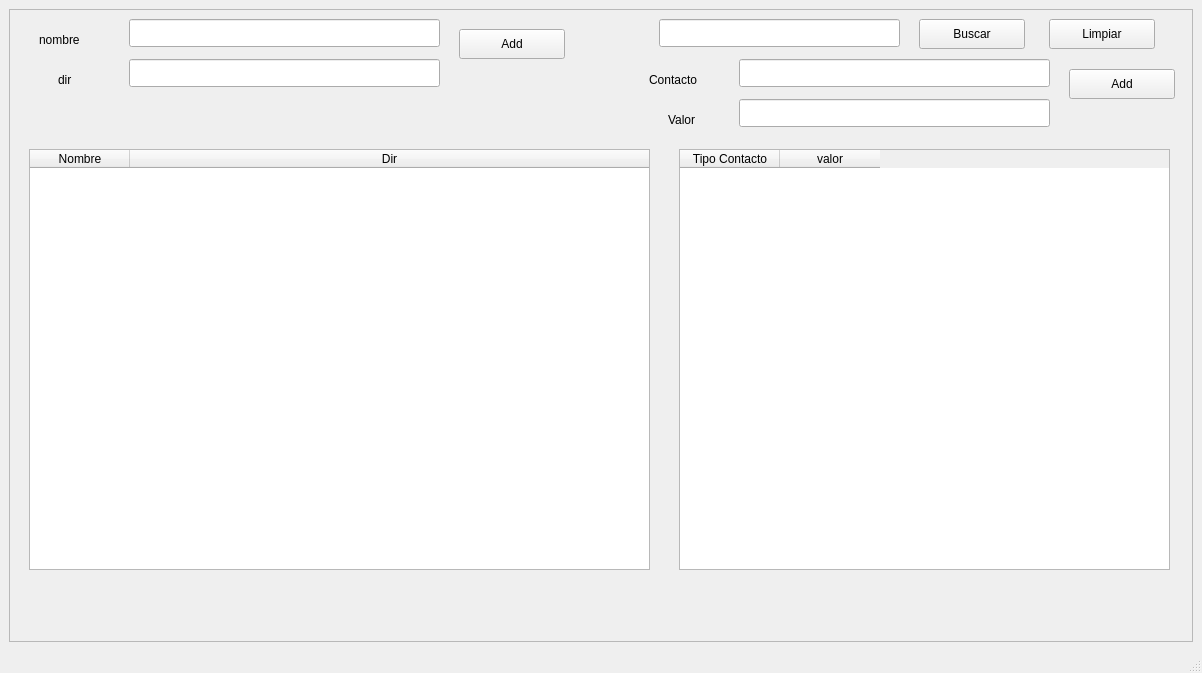
<?xml version="1.0" encoding="UTF-8"?>
<ui version="4.0">
 <class>MainWindow</class>
 <widget class="QMainWindow" name="MainWindow">
  <property name="geometry">
   <rect>
    <x>0</x>
    <y>0</y>
    <width>1202</width>
    <height>673</height>
   </rect>
  </property>
  <property name="windowTitle">
   <string>MainWindow</string>
  </property>
  <widget class="QWidget" name="centralwidget">
   <layout class="QVBoxLayout" name="verticalLayout">
    <item>
     <widget class="QFrame" name="frame">
      <property name="frameShape">
       <enum>QFrame::StyledPanel</enum>
      </property>
      <property name="frameShadow">
       <enum>QFrame::Raised</enum>
      </property>
      <widget class="QPushButton" name="pushButton">
       <property name="geometry">
        <rect>
         <x>450</x>
         <y>20</y>
         <width>106</width>
         <height>30</height>
        </rect>
       </property>
       <property name="text">
        <string>Add</string>
       </property>
      </widget>
      <widget class="QLineEdit" name="lineEdit">
       <property name="geometry">
        <rect>
         <x>120</x>
         <y>10</y>
         <width>311</width>
         <height>28</height>
        </rect>
       </property>
      </widget>
      <widget class="QLabel" name="label">
       <property name="geometry">
        <rect>
         <x>30</x>
         <y>20</y>
         <width>80</width>
         <height>21</height>
        </rect>
       </property>
       <property name="text">
        <string>nombre</string>
       </property>
      </widget>
      <widget class="QLineEdit" name="lineEdit_2">
       <property name="geometry">
        <rect>
         <x>120</x>
         <y>50</y>
         <width>311</width>
         <height>28</height>
        </rect>
       </property>
      </widget>
      <widget class="QLabel" name="label_2">
       <property name="geometry">
        <rect>
         <x>49</x>
         <y>60</y>
         <width>51</width>
         <height>21</height>
        </rect>
       </property>
       <property name="text">
        <string>dir</string>
       </property>
      </widget>
      <widget class="QLineEdit" name="lineEdit_3">
       <property name="geometry">
        <rect>
         <x>650</x>
         <y>10</y>
         <width>241</width>
         <height>28</height>
        </rect>
       </property>
      </widget>
      <widget class="QPushButton" name="pushButton_2">
       <property name="geometry">
        <rect>
         <x>910</x>
         <y>10</y>
         <width>106</width>
         <height>30</height>
        </rect>
       </property>
       <property name="text">
        <string>Buscar</string>
       </property>
      </widget>
      <widget class="QPushButton" name="pushButton_3">
       <property name="geometry">
        <rect>
         <x>1040</x>
         <y>10</y>
         <width>106</width>
         <height>30</height>
        </rect>
       </property>
       <property name="text">
        <string>Limpiar</string>
       </property>
      </widget>
      <widget class="QTableWidget" name="tableWidget">
       <property name="geometry">
        <rect>
         <x>20</x>
         <y>140</y>
         <width>621</width>
         <height>421</height>
        </rect>
       </property>
       <property name="selectionMode">
        <enum>QAbstractItemView::SingleSelection</enum>
       </property>
       <property name="selectionBehavior">
        <enum>QAbstractItemView::SelectRows</enum>
       </property>
       <attribute name="horizontalHeaderShowSortIndicator" stdset="0">
        <bool>true</bool>
       </attribute>
       <attribute name="horizontalHeaderStretchLastSection">
        <bool>true</bool>
       </attribute>
       <column>
        <property name="text">
         <string>Nombre</string>
        </property>
       </column>
       <column>
        <property name="text">
         <string>Dir</string>
        </property>
       </column>
      </widget>
      <widget class="QTableWidget" name="tableWidget_2">
       <property name="geometry">
        <rect>
         <x>670</x>
         <y>140</y>
         <width>491</width>
         <height>421</height>
        </rect>
       </property>
       <column>
        <property name="text">
         <string>Tipo Contacto</string>
        </property>
       </column>
       <column>
        <property name="text">
         <string>valor</string>
        </property>
       </column>
      </widget>
      <widget class="QLineEdit" name="lineEdit_contacto">
       <property name="geometry">
        <rect>
         <x>730</x>
         <y>50</y>
         <width>311</width>
         <height>28</height>
        </rect>
       </property>
      </widget>
      <widget class="QLabel" name="label_3">
       <property name="geometry">
        <rect>
         <x>640</x>
         <y>60</y>
         <width>80</width>
         <height>21</height>
        </rect>
       </property>
       <property name="text">
        <string>Contacto</string>
       </property>
      </widget>
      <widget class="QLabel" name="label_4">
       <property name="geometry">
        <rect>
         <x>659</x>
         <y>100</y>
         <width>51</width>
         <height>21</height>
        </rect>
       </property>
       <property name="text">
        <string>Valor</string>
       </property>
      </widget>
      <widget class="QPushButton" name="pushButton_contacto">
       <property name="geometry">
        <rect>
         <x>1060</x>
         <y>60</y>
         <width>106</width>
         <height>30</height>
        </rect>
       </property>
       <property name="text">
        <string>Add</string>
       </property>
      </widget>
      <widget class="QLineEdit" name="lineEdit_valor">
       <property name="geometry">
        <rect>
         <x>730</x>
         <y>90</y>
         <width>311</width>
         <height>28</height>
        </rect>
       </property>
      </widget>
     </widget>
    </item>
   </layout>
  </widget>
  <widget class="QMenuBar" name="menubar">
   <property name="geometry">
    <rect>
     <x>0</x>
     <y>0</y>
     <width>1202</width>
     <height>25</height>
    </rect>
   </property>
  </widget>
  <widget class="QStatusBar" name="statusbar"/>
 </widget>
 <resources/>
 <connections/>
</ui>
